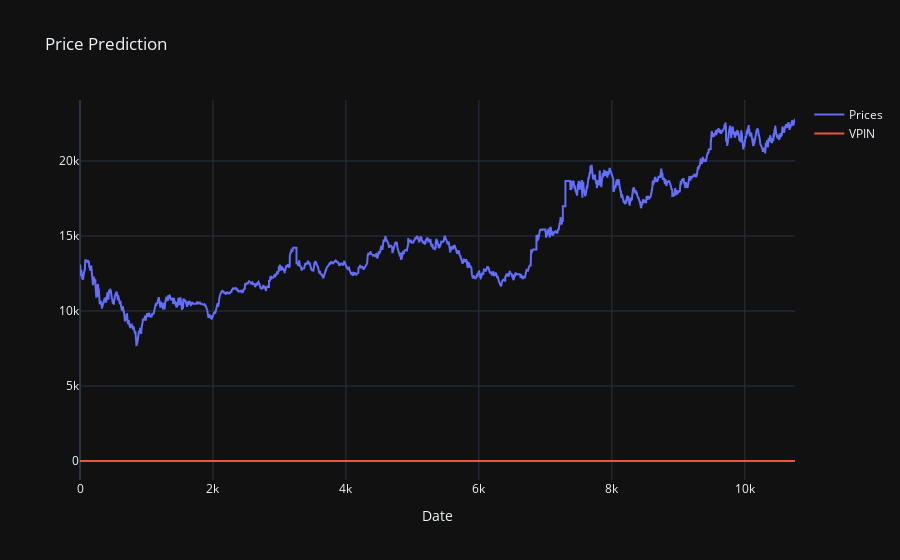

This figure's notebook cell:
### Code cell
import plotly.graph_objs as go
from plotly.subplots import make_subplots

fig = make_subplots(rows=1, cols=1)
fig.add_trace(
    go.Scatter(
        x=volume.index,
        y=volume['Close'],
        name="Prices",
    ),
    row=1, col=1,
)
fig.add_trace(
    go.Scatter(
        x=volume.index,
        y=volume['VPIN'],
        name="VPIN",
    ),
    row=1, col=1,
)
fig.update_layout(
    title="Price Prediction",
    xaxis_title="Date",
    hovermode="x unified",
    template="plotly_dark",
)

fig.show()

### Figure 1 — Plotly figure (JSON) as saved in the notebook; plotly's stock layout.template omitted (floating-point values rounded to 4 significant figures; data arrays with more than 128 entries replaced by an {"elided": "..."} marker saying what was removed)
{"data": [{"name": "Prices", "type": "scatter", "x": {"elided": "10756 int values"}, "xaxis": "x", "y": {"elided": "10756 int values"}, "yaxis": "y"}, {"name": "VPIN", "type": "scatter", "x": {"elided": "10756 int values"}, "xaxis": "x", "y": {"elided": "10756 float values"}, "yaxis": "y"}], "layout": {"hovermode": "x unified", "title": {"text": "Price Prediction"}, "xaxis": {"anchor": "y", "domain": [0, 1], "title": {"text": "Date"}}, "yaxis": {"anchor": "x", "domain": [0, 1]}}}
